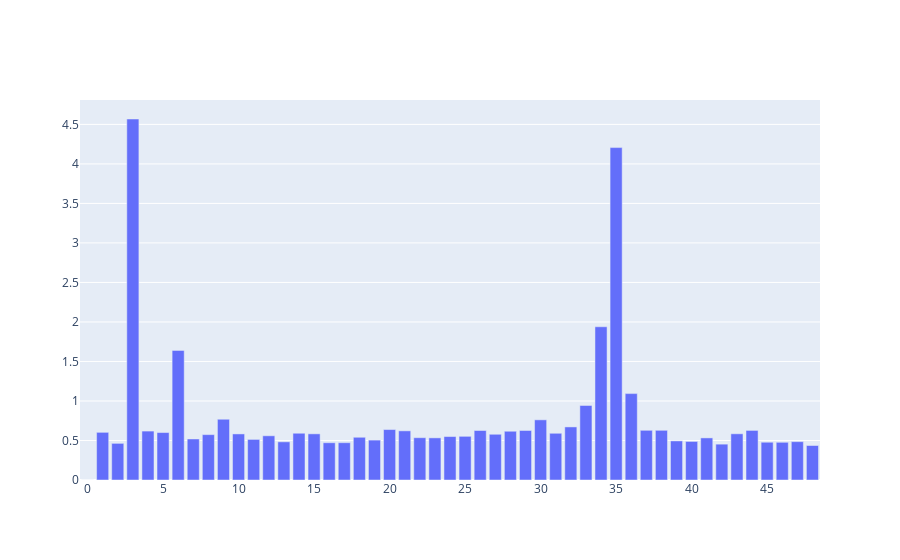

Notebook source saved alongside this figure:
### Code cell
import torch.fft as fft
embed = model.token_embedding.weight.data
f = fft.fft(embed, dim =0,norm = "ortho")

def plot_freqs(f):

    import plotly.graph_objects as go

    fig = go.Figure()
    magnitudes = []
    base_magnitude = torch.norm(f[0]).item()
    total_freqs = (f.shape[0])//2

    
    for freq in range(total_freqs):
        channel_values = f[freq]
        channel_values -= f[0] # DC component
        magnitude = torch.norm(channel_values).item()
        magnitudes.append(magnitude)


    fig.add_trace(go.Bar(x=list(range(total_freqs)), y=magnitudes, name='FFT Magnitudes'))

    fig.show()

plot_freqs(f)

### Figure 1 — Plotly figure (JSON) as saved in the notebook; plotly's stock layout.template omitted (floating-point values rounded to 4 significant figures)
{"data": [{"name": "FFT Magnitudes", "type": "bar", "x": [0, 1, 2, 3, 4, 5, 6, 7, 8, 9, 10, 11, 12, 13, 14, 15, 16, 17, 18, 19, 20, 21, 22, 23, 24, 25, 26, 27, 28, 29, 30, 31, 32, 33, 34, 35, 36, 37, 38, 39, 40, 41, 42, 43, 44, 45, 46, 47, 48], "y": [0, 0.6031, 0.4637, 4.568, 0.619, 0.6003, 1.64, 0.519, 0.5741, 0.7687, 0.5831, 0.5137, 0.5594, 0.483, 0.5918, 0.5843, 0.4716, 0.4722, 0.5407, 0.505, 0.6383, 0.6219, 0.5353, 0.5332, 0.5497, 0.5527, 0.6264, 0.5786, 0.617, 0.6266, 0.7615, 0.5912, 0.6717, 0.9432, 1.939, 4.207, 1.093, 0.6289, 0.6289, 0.4947, 0.488, 0.5328, 0.4537, 0.5848, 0.6276, 0.4779, 0.4772, 0.4851, 0.4364]}], "layout": {}}
